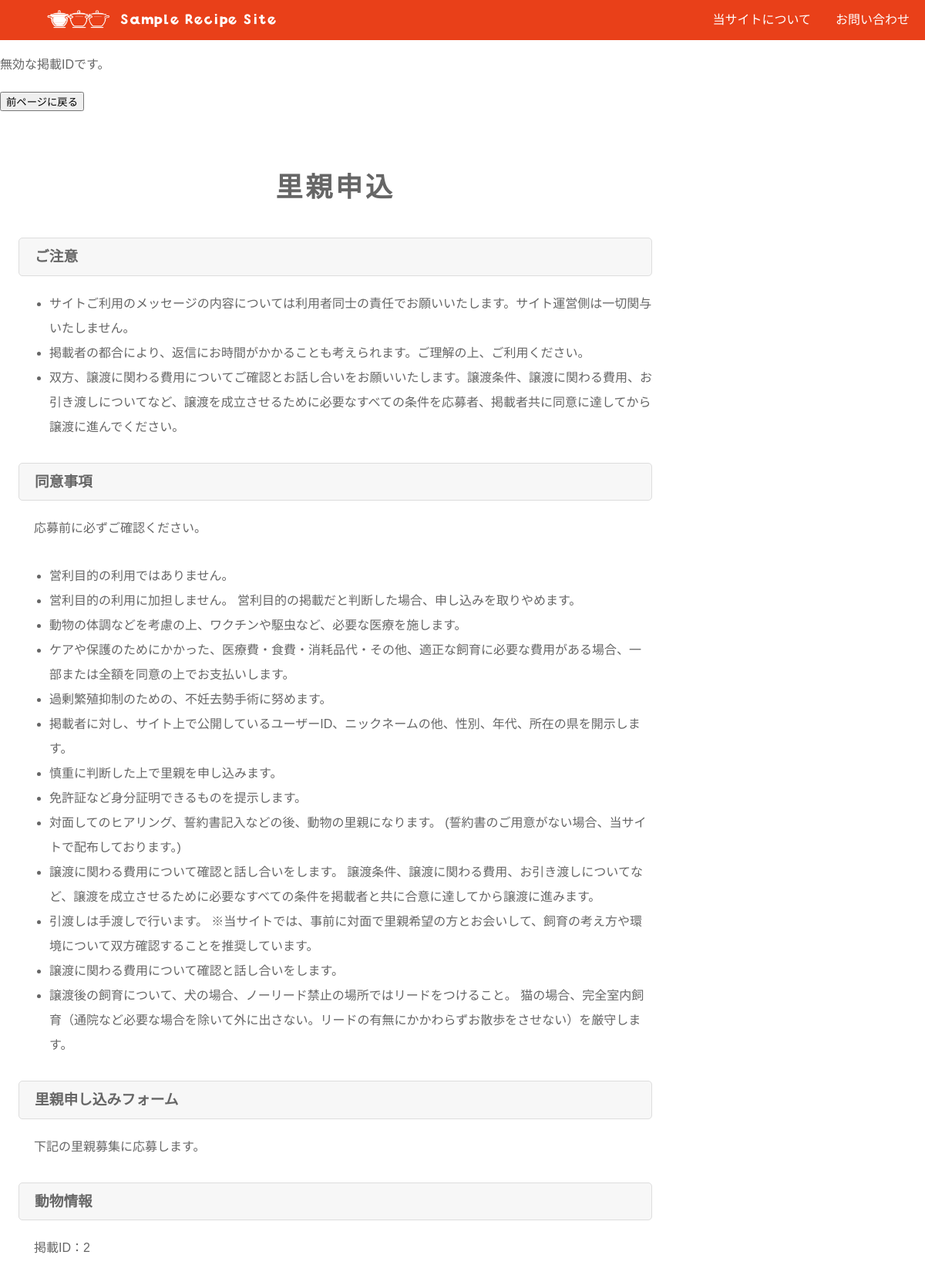
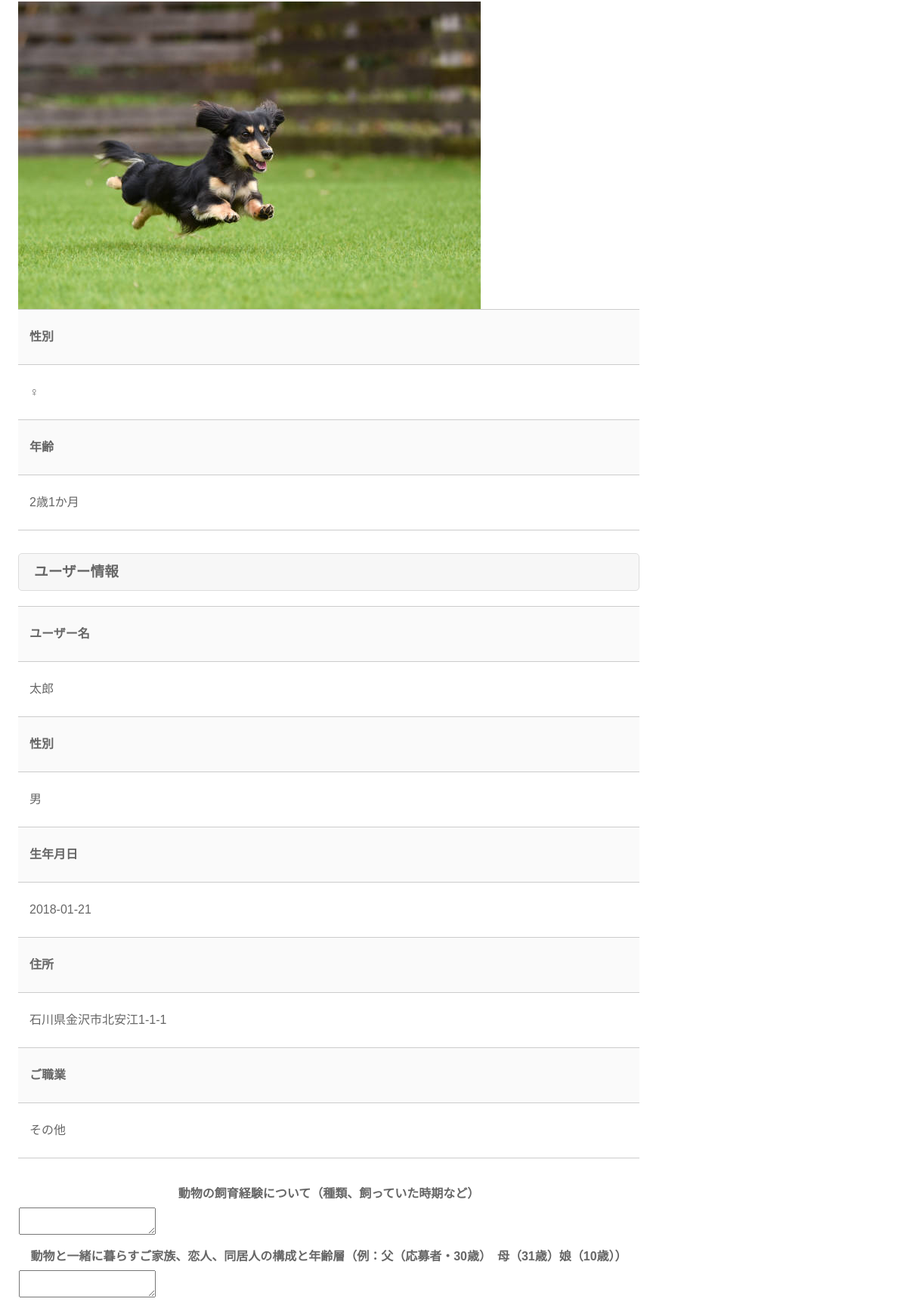
The page /kfc_template/recruit_form.php (upper part) on the database its author committed (2 pictures, top to bottom).
### tables this page shows
CREATE TABLE `animal` (
  `animal_id` int(20) UNSIGNED NOT NULL,
  `title` varchar(40) NOT NULL,
  `image_1` varchar(40) NOT NULL,
  `image_2` varchar(40) NOT NULL,
  `image_3` varchar(40) NOT NULL,
  `kind` varchar(40) NOT NULL,
  `gender` varchar(20) DEFAULT NULL,
  `age` varchar(20) NOT NULL,
  `area_1` varchar(40) NOT NULL,
  `area_2` varchar(40) DEFAULT NULL,
  `area_3` varchar(40) DEFAULT NULL,
  `animal_area` varchar(40) NOT NULL,
  `animal_character` varchar(40) DEFAULT NULL,
  `other` varchar(500) DEFAULT NULL
);

CREATE TABLE `user` (
  `user_id` int(20) UNSIGNED NOT NULL,
  `kind` varchar(20) NOT NULL,
  `user_name` varchar(20) NOT NULL,
  `name` varchar(20) NOT NULL,
  `furigana` varchar(20) NOT NULL,
  `gender` varchar(20) NOT NULL,
  `email` varchar(40) NOT NULL,
  `password` varchar(20) NOT NULL,
  `address` varchar(40) NOT NULL,
  `zip` varchar(20) NOT NULL,
  `birth` date NOT NULL,
  `job` varchar(20) NOT NULL
);

### kfc_template/recruit_form.php (the view, shortened to what this page needs)
<?php
require_once("./lib/util.php");
$user = 'username';
$password = 'kfc';
$dbName = 'shotohlcd31_ kfc';
$host = 'localhost';
$dsn = "mysql:host={$host};dbname={$dbName};charset=utf8";
?>
<?php include('parts/header.php'); ?>
<?php
$user_id = 8;
$animal_id = 2;
if (!empty($_POST['animal_id'])) {
  $animal_id = $_POST['animal_id'];
} else {
  echo "<p>無効な掲載IDです。</p>";
  echo "<a href='recruit_detail.php'><button>前ページに戻る</button></a><br>";
}
?>
<div id="container">
  <main>
    <h2>里親申込</h2>
    <div>
      <h3>ご注意</h3>
      <ul>
        <li>サイトご利用のメッセージの内容については利用者同士の責任でお願いいたします。サイト運営側は一切関与いたしません。</li>
        <li>掲載者の都合により、返信にお時間がかかることも考えられます。ご理解の上、ご利用ください。</li>
        <li>双方、譲渡に関わる費用についてご確認とお話し合いをお願いいたします。譲渡条件、譲渡に関わる費用、お引き渡しについてなど、譲渡を成立させるために必要なすべての条件を応募者、掲載者共に同意に達してから譲渡に進んでください。
        </li>
      </ul>
    </div>
    <div>
      <h3>同意事項</h3>
      <p>応募前に必ずご確認ください。</p>
      <ul>
        <li>
          営利目的の利用ではありません。
        </li>
        <li>
          営利目的の利用に加担しません。
          営利目的の掲載だと判断した場合、申し込みを取りやめます。
        </li>
        <li>
          動物の体調などを考慮の上、ワクチンや駆虫など、必要な医療を施します。
        </li>
        <li>
          ケアや保護のためにかかった、医療費・食費・消耗品代・その他、適正な飼育に必要な費用がある場合、一部または全額を同意の上でお支払いします。
        </li>
        <li>
          過剰繁殖抑制のための、不妊去勢手術に努めます。
        </li>
        <li>
          掲載者に対し、サイト上で公開しているユーザーID、ニックネームの他、性別、年代、所在の県を開示します。</li>
        <li>
          慎重に判断した上で里親を申し込みます。
        </li>
        <li>
          免許証など身分証明できるものを提示します。
        </li>
        <li>
          対面してのヒアリング、誓約書記入などの後、動物の里親になります。
          (誓約書のご用意がない場合、当サイトで配布しております。)
        </li>
        <li>
          譲渡に関わる費用について確認と話し合いをします。
          譲渡条件、譲渡に関わる費用、お引き渡しについてなど、譲渡を成立させるために必要なすべての条件を掲載者と共に合意に達してから譲渡に進みます。
        </li>
        <li>
          引渡しは手渡しで行います。
          ※当サイトでは、事前に対面で里親希望の方とお会いして、飼育の考え方や環境について双方確認することを推奨しています。
        </li>
        <li>
          譲渡に関わる費用について確認と話し合いをします。
        </li>
        <li>
          譲渡後の飼育について、犬の場合、ノーリード禁止の場所ではリードをつけること。
          猫の場合、完全室内飼育（通院など必要な場合を除いて外に出さない。リードの有無にかかわらずお散歩をさせない）を厳守します。
        </li>
      </ul>
    </div>
    <?php
    try {
      $pdo = new PDO($dsn, $user, $password);
      $pdo->setAttribute(PDO::ATTR_EMULATE_PREPARES, false);
      $pdo->setAttribute(PDO::ATTR_ERRMODE, PDO::ERRMODE_EXCEPTION);
      if (!empty($animal_id)) {
        $sql = "SELECT * FROM animal WHERE animal_id = :animal_id ";
        $stm = $pdo->prepare($sql);
        $stm->bindValue(':animal_id', $animal_id, PDO::PARAM_STR);
        $stm->execute();
        $result = $stm->fetchAll(PDO::FETCH_ASSOC);
      }
      echo "<h3>里親申し込みフォーム</h3>";
      echo "<p>下記の里親募集に応募します。</p>";
      if (isset($result)) {
        foreach ($result as $row) {
          echo <<<"EOL"
            <div>
            <h3>動物情報</h3>
            <p>掲載ID：{$row['animal_id']}</p>
            <img src="./images/animal_photo/{$row['image_1']}" alt="{$row['kind']}">
            <table class='ta1'>
              <tr><th>性別</th></tr>
              <tr><td>{$row['gender']}</td></tr>
              <tr><th>年齢</th></tr>
              <tr><td>{$row['age']}</td></tr>
            </table>
            </div>
            EOL;
        }
      }
    } catch (Exception $e) {
      echo '<span class ="error">エラーがありました</span><br>';
      echo $e->getMessage();
      exit();
    }
    try {
      $pdo = new PDO($dsn, $user, $password);
      $pdo->setAttribute(PDO::ATTR_EMULATE_PREPARES, false);
      $pdo->setAttribute(PDO::ATTR_ERRMODE, PDO::ERRMODE_EXCEPTION);
      if (!empty($user_id)) {
        $sql = "SELECT * FROM user WHERE user_id = :user_id ";
        $stm = $pdo->prepare($sql);
        $stm->bindValue(':user_id', $user_id, PDO::PARAM_STR);
        $stm->execute();
        $result = $stm->fetchAll(PDO::FETCH_ASSOC);
      }
      if (isset($result)) {
        foreach ($result as $row) {
          echo <<<"EOL"
      <div>
      <h3>ユーザー情報</h3>
      <table class='ta1'>
        <tr><th>ユーザー名</th></tr>
        <tr><td>{$row['user_name']}</td></tr>
        <tr><th>性別</th></tr>
        <tr><td>{$row['gender']}</td></tr>
        <tr><th>生年月日</th></tr>
        <tr><td>{$row['birth']}</td></tr>
        <tr><th>住所</th></tr>
        <tr><td>{$row['address']}</td></tr>
        <tr><th>ご職業</th></tr>
        <tr><td>{$row['job']}</td></tr>
      </table>
      </div>
      EOL;
        }
      }
    } catch (Exception $e) {
      echo '<span class ="error">エラーがありました</span><br>';
      echo $e->getMessage();
      exit();
    }
    ?>
    <form action="./recruit_confirm.php" method="POST">
      <table>
        <tr>
          <th>
            動物の飼育経験について（種類、飼っていた時期など）
          </th>
        </tr>
        <tr>
          <td>
            <textarea name="question_1"></textarea>
          </td>
        </tr>
        <tr>
          <th>
            動物と一緒に暮らすご家族、恋人、同居人の構成と年齢層（例：父（応募者・30歳）　母（31歳）娘（10歳））
          </th>
        </tr>
        <tr>
          <td>
            <textarea name="question_2"></textarea>
          </td>
        </tr>
      </table>
    </form>
  </main>
</div>
<?php include('parts/footer.php'); ?>

### kfc_template/css/style.css (style rules this page uses)
html,body { margin: 0;padding: 0; font-size: 13px; }
body { font-family: "ヒラギノ丸ゴ Pro", "Hiragino Maru Gothic Pro", "メイリオ", Meiryo, Osaka, "ＭＳ Ｐゴシック", "MS PGothic", sans-serif; -webkit-text-size-adjust: none; background: #fff; color: #666; line-height: 2; overflow-x: hidden; }
table { border-collapse:collapse; }
img { border: none;max-width: 100%;height: auto;vertical-align: middle; }
ul, ol { margin-bottom: 30px; }
a { color: #666; transition: 0.3s; }
#container { margin: 5% 2%; display: flex; justify-content: space-between; }
main h2 { margin: 0; margin: 0 0 30px; letter-spacing: 0.1em; text-align: center; font-size: 2.2em; }
main h3 { padding: 5px 20px; margin: 0 0 20px; background: #f7f7f7; border-radius: 5px; border: 1px solid #ddd; }
main p { margin: 0 20px 30px; }
.ta1 { border-top: 1px solid #ccc; width: 100%; margin: 0 auto 30px; }
.ta1 tr { border-bottom: 1px solid #ccc; }
.ta1 th, .ta1 td { padding: 10px 5px; word-break: break-all; }
.ta1 th { width: 30%; text-align: left; background: #fafafa; }
@media screen and (min-width:900px) { html, body { font-size: 16px; } }
@media screen and (min-width:900px) { main { width: calc(100% - 230px); order: 2; } }
@media screen and (min-width:900px) { .ta1 th, .ta1 td { padding: 20px 15px; } }
@media screen and (min-width:900px) { .ta1 th { width: 20%; } }
@media screen and (min-width:1200px) { main { width: calc(100% - 330px); } }

### rows shown on the page
animal: animal_id "2", image_1 (picture), gender "♀", age "2歳1か月"
user: user_name "太郎", gender "男", birth "2018-01-21", address "石川県金沢市北安江1-1-1", job "その他"
